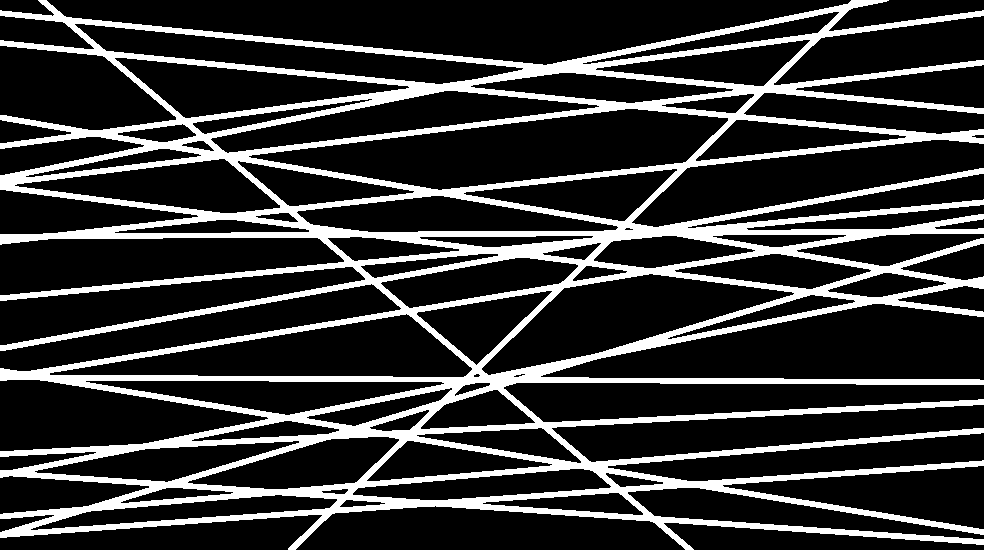
#> input picture StructuralGTEdits/pytest/data/Rectangle1/Binarized/slice0.tiff, 984 x 550 px, found by its file name
$ jupyter execute --allow-errors RotationTests.ipynb   (older library calls are emulated)
#> lines starting #> are read from the running program, lines starting #| are printed output that depends on the picture; after the words box and inside, x2 and y2 are one past the last pixel; in counts of white or black regions, pixels touching at a corner belong together
### StructuralGTEdits/base.py
import numpy as np
import igraph as ig
import gsd.hoomd
import pandas as pd
import os
import time
import shutil
import cv2 as cv
import json
import matplotlib.pyplot as plt
import matplotlib.cm as cm
import csv

from skimage.morphology import skeletonize, skeletonize_3d, binary_closing, remove_small_objects
from StructuralGTEdits import process_image, GetWeights_3d, error, convert, skel_ID, sknwEdits


# [572 lines left out: functions read, Q_img, connector, shift, oshift, isinside and 16 more, not called in this run]

### StructuralGTEdits/network.py
import numpy as np
import os
import cv2 as cv
from StructuralGTEdits import error, base, process_image, convert, sknwEdits
import json
import matplotlib.pyplot as plt
import matplotlib.cm as cm
import time
import gsd.hoomd
from skimage.morphology import skeletonize_3d, disk, binary_dilation
from skimage.measure import regionprops, label
from skimage.transform import rotate as image_rotation
import copy


# [5 lines left out: function _abs_path, not called in this run]


class _image:
    """Image object: Wrapper class for images. Should not be instantiated
    directly. Only for 2D image data. Instantiate an _image_stack object
    for 3D image data.

    """

    # [6 lines left out: function __init__, not called in this run]
        #if (max(arr.ravel()) == 1
        #        and len(np.unique(arr.ravel())) == 2):
        #    self.binary = False
        #else: self.binary = True

class _image_stack:

    def __init__(self):
        self._images = []
        self._slice_names = []
        self._index = -1

    def append(self, _slice, _slice_name):
        self._images.append(_slice)
        self._slice_names.append(_slice_name)

    def __getitem__(self, key):
        return (self._images[key], self._slice_names[key])

    def package(self):
        self._images = np.asarray(self._images)

    def __len__(self):
        return len(self._images)

    def __iter__(self):
        return self

    # [7 lines left out: function __next__, not called in this run]


class _cropper:
    """Cropper class contains methods to deal with images of different
    dimensions and their geometric modificaitons. Generally there is no need
    for the user to instantiate this directly.

    Args:
        Network (:class:`Network`:):
            The :class:`Network` object to which the cropper is associated
            with
        domain (list):
            The corners of the cuboid/rectangle which enclose the network's
            region of interest
    """

    # [114 lines left out: functions __init__, _2d, intergerise, _outer_crop, not called in this run]


class _domain():
    """Helper class which returns an infinitely large space when no explicit
    space is associated with the :class:`_domain`
    """

    def __init__(self, domain):
        if domain is None:
            self.domain = [-np.inf, np.inf]
        else:
            self.domain = domain


class _fname():
    """Class to represent file names of 2D image slices, with helper
    functions.

    Assumes each file has 3 character number, e.g. 053, followed by 3 or 4
    character extension, e.g. .tif or .tiff.

    Args:
        name (str):
            The name of the file.
        domain (_domain):
            The spatial dimensions of the associated Network object.
    """

    # [38 lines left out: functions __init__, isnumeric, isinrange, isimg, not called in this run]


class Network:
    """Generic class to represent networked image data.

    This class holds and igraph :class:`Graph` object as an attribute and
    holds additional attributes and methods for supporting geometric features
    associated images,dimensionality etc.

    Args:
        directory (str):
            The (absolute or relative) pathname for the stack of images to be
            analysed. Where 2D analysis is concerned, the directory should
            contain a single image.
        child_dir (str):
            The relative pathname for storing the binarized stack of images
            and all subsequent results.
        depth (tuple, optional):
            The file range from which should be extracted from the directory
            files. This is primarily used to analyse a subset of a very large
            directory. Cropping can be carried out after, if this argument
            is not specified.
    """

    def __init__(self, directory, child_dir="Binarized", depth=None):

        self.dir = directory
        self.child_dir = '/' + child_dir
        self.stack_dir = self.dir + self.child_dir
        self.depth = depth

        #self.img, self.slice_names = [], []
        image_stack = _image_stack()
        for slice_name in sorted(os.listdir(self.dir)):
            fname = _fname(self.dir + '/' + slice_name,
                           domain=_domain(depth))
            if (fname.isinrange and fname.isimg):
                _slice = cv.imread(self.dir + "/" + slice_name,
                                   cv.IMREAD_GRAYSCALE)
                image_stack.append(_slice, slice_name)
                #self.img.append(_slice)
                #self.slice_names.append(slice_name)

        self.image_stack = image_stack
        self.image_stack.package()
        #self.img = np.asarray(self.img)
        if len(self.image_stack)==1:
            self._2d = True
            self.dim = 2
        else:
            self._2d = False
            self.dim = 3

    # [428 lines left out: functions binarize, stack_to_gsd, G_u, Node_labelling, recon, bounded_betweenness, not called in this run]


class ResistiveNetwork(Network):
    """A :class:`Network` class with methods for analyzing flow in networks
    with linearly driven flow.
    """

    def __init__(self, *args, **kwargs):
        super().__init__(*args, **kwargs)

    # [124 lines left out: functions potential_distribution, effective_resistance, not called in this run]


class StructuralNetwork(Network):
    """A :class:`Network` class with methods for analyzing classical network
    structural parameters.
    """

    def __init__(self, directory, *args, **kwargs):
        super().__init__(directory, *args, **kwargs)

    # [50 lines left out: functions G_calc, node_calc, not called in this run]


class StructuralNetworkList(StructuralNetwork):
    """[IN PROGRESS]
    Class for analyzing images of disconnected networks, where each
    network is a discreet object of interest. :attr:`Gr` is a list of
    standard :class:`StructuralNetwork` objects.
    """

    def __init__(self, *args, **kwargs):
        super().__init__(*args, **kwargs)

    # [25 lines left out: function G_u, not called in this run]

    def __len__(self):
        return len(self.Gr)

### StructuralGTEdits/RotationTests.ipynb
#> (a cell that did not finish here is left out)

[cell 2]
import base
import numpy as np
import pandas as pd
import itertools
import network
import igraph as ig

class SelectiveNetwork(network.ResistiveNetwork):
    def __init__(self, directory):
        super().__init__(directory)

    def effectiveR(self):
        Q = np.linalg.pinv(self.L)
        self.O_eff = Q[-1,-1]+Q[-2,-2]-2*Q[-1,-2]
        return self.O_eff

#> (a cell that did not finish here is left out)

[cell 4]
#Object oriented implementation test for continuous rotations
#Isotropic analysis
"""
From Wenbing: Sheet resistance is 83 Ω/sq in one direction and 92 Ω/sq in the other one
"""
from PIL import Image
import network
import cv2 as cv
import os

#os.remove('TestData/AgNWN_iso/Binarized/rot_skel.gsd')

#> (the rest of this cell did not finish here and is left out)

g.binarize()

#thetas = np.linspace(0.001,350, 4)
thetas = (30,45,60,90)

#crop = 359

#Need to reassign weights from a temporary rotated binary image
#First write the temporary image
#Must calculate positions for the crop because this crop is origin cornered (and not origin centred, like the one above)
img_bin = cv.imread(g.stack_dir+'/slice0.tiff') #Original image
image_center = tuple(np.array(img_bin.shape[1::-1]) / 2)
short_length = img_bin.shape[img_bin.shape == max(img_bin.shape)]
long_length = max(img_bin.shape)
ISS = (short_length**2/2)**0.5
L1 = int((long_length - ISS)/2)
L3 = int(ISS+L1)
L2 = int((short_length - ISS)/2)
L4 = int(ISS+L2)
o_corn_crop = [L2,L1,L4,L3]
dims = L2-L1


R_j = 5
O_eff_df = []
Ax_df = []
Ay_df = []
theta_df = []
nodes = []
for theta in thetas:
    g.stack_to_gsd(name='rot_skel.gsd', crop=[500,1200,500,1200], rotate=theta)
    g.G_u()
    g.potential_distribution(0, [0,20], [700-20,700], R_j=R_j, rho_dim=0.659)
    base.Node_labelling(g, g.P, 'P', 'Binarized/Results.gsd')
    Ax, Ay = base.gyration_moments(g.Gr, sampling = 0.01)
    L = g.L
    Q = np.linalg.pinv(L)
    O_eff = Q[-1,-1]+Q[-2,-2]-2*Q[-1,-2]

    nodes.append(g.Gr.vcount())

    print(theta, O_eff, Ax, Ay)

    #stop


    O_eff_df.append(O_eff)
    Ax_df.append(Ax)
    Ay_df.append(Ay)
    theta_df.append(theta)

df_cont = pd.DataFrame(columns=['Theta','O_eff','Ax','Ay'])
df_cont['O_eff'] = O_eff_df
df_cont['Ax'] = Ax_df
df_cont['Ay'] = Ay_df
df_cont['Theta'] = theta_df
df_cont.to_csv('TestData/AgNWN_iso/AgNWN_iso.csv')

df_cont

#> (a cell that did not finish here is left out)

[cell 6]
#Statistical error
import numpy as np
import pandas as pd
import itertools
import base
import igraph as ig
import os
directory = 'TestData/AgNWN_Aligned/'
options = {"Thresh_method": 2, "gamma": 1.6,
           "md_filter": 0, "g_blur": 1, "autolvl": 0,
           "fg_color": 0, "laplacian": 0, "scharr": 0,
           "sobel": 0, "lowpass": 0, "asize": 11,
           "bsize": "3", "wsize": 10, "thresh": 127}

#Only need to run these once
if 1==2:
    for file in os.listdir(directory):
        try:
            base.ExpProcess(directory+file, options_dict=options)
            base.stack_to_gsd(directory+file+'/Binarized',directory+file+'/skel.gsd')
        except NotADirectoryError:
            pass
        except FileNotFoundError:
            pass
        except ImageDirectoryError:
            pass


df_group = pd.DataFrame(columns=['Axis','O_eff','Filename'])
axes_df = []
O_eff_df = []
Filename_df = []
axes = (0,1)
R_j=10
#> (the rest of this cell did not finish here and is left out)

[cell 7]
#Continuous rotation analysis
#Testing base.py implementation
#This implementation rotates the image itself

directory = '/Users/alaink/Software/StructuralGTEdits/StructuralGT/TestData/AgNWN_10um'
import base
import numpy as np
from PIL import Image
import cv2 as cv

#thetas = np.linspace(0.01,350, 36)
thetas = (60, 120)

crop = 359

o_cent_crop=[-crop,crop,-crop,crop,-crop,crop]

#Need to reassign weights from a temporary rotated binary image
#First write the temporary image
#Must calculate positions for the crop because this crop is origin cornered (and not origin centred, like the one above)
img_bin = cv.imread(directory+'/Binarized/slice0.tiff') #Original image
#> img_bin is the input picture: shape (550, 984, 3); 21.1% white; 1 white region, box (x1, y1, x2, y2) and area: (0, 0, 984, 550) 113960
image_center = tuple(np.array(img_bin.shape[1::-1]) / 2)
#> image_center = (492, 275)
short_length = img_bin.shape[img_bin.shape == max(img_bin.shape)]
#> short_length = 550
long_length = max(img_bin.shape)
#> long_length = 984
ISS = (short_length**2/2)**0.5
#> ISS = 388.9
L1 = (long_length - ISS)/2
#> L1 = 297.5
L3 = ISS+L1
#> L3 = 686.5
L2 = (short_length - ISS)/2
#> L2 = 80.55
L4 = ISS+L2
#> L4 = 469.5
o_corn_crop = (L2,L1,L4,L3)
#> o_corn_crop = (80.55, 297.5, 469.5, 686.5)

R_j = 0
O_eff_df = []
Ax_df = []
Ay_df = []
theta_df = []
#> (the rest of this cell did not finish here and is left out)

#> in stack_to_gsd, `img_slice = cv.warpAffine(img_slice, rot_mat, img_slice.shape[1::-1], ..`:
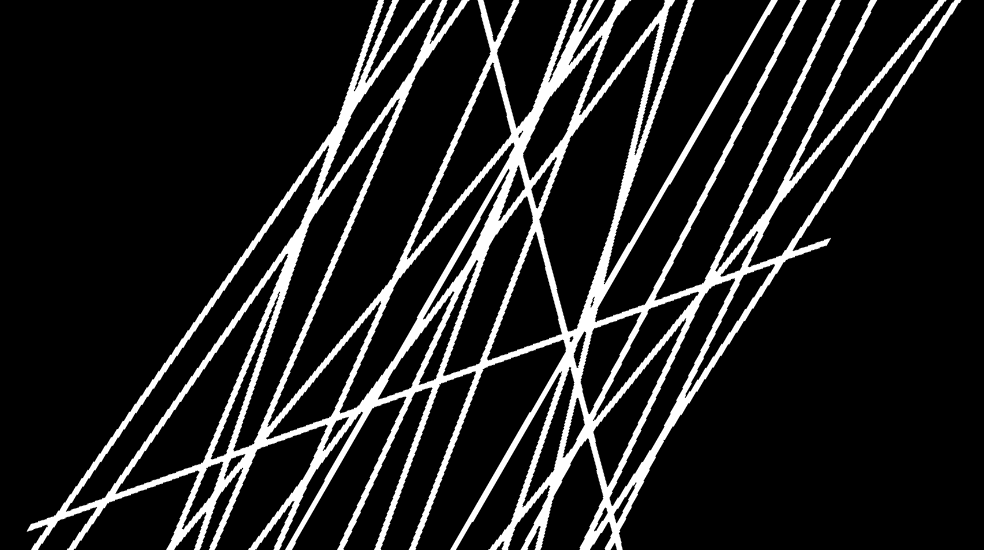
#> img_slice: shape (550, 984); min 0, max 255, mean 34.7
    with Image.open(directory+'/Binarized/slice0.tiff') as im:
        img_crop = im.crop(box=o_corn_crop)
        img_rot=im.rotate(theta*180/np.pi) #Rotate
        img_crop.save(directory+'/Rotations/slice0.tiff')

    G = base.Node_labelling(base.voltage_distribution, 'V2', directory+'/Rotations/rot_skel.gsd', directory+'/Rotations', directory+'/Rotations/rot_skel.gsd', 0, [0,20], [crop-20,crop], _2d=True, R_j=0, rho_dim=0.89)
    print(G.vcount())
    Ax, Ay = base.gyration_moments(G, sampling = 0.15)
    L = np.load(directory+'/Rotations/L.npy')
    Q = np.linalg.pinv(L)
    O_eff = Q[-1,-1]+Q[-2,-2]-2*Q[-1,-2]

    O_eff_df.append(O_eff)
    Ax_df.append(Ax)
    Ay_df.append(Ay)
    theta_df.append(theta)

df_cont = pd.DataFrame(columns=['Theta','O_eff','Ax','Ay'])
df_cont['O_eff'] = O_eff_df
df_cont['Ax'] = Ax_df
df_cont['Ay'] = Ay_df
df_cont['Theta'] = theta_df
df_cont.to_csv('AgNWN.csv')

[cell 8]
df_cont = pd.DataFrame(columns=['Axis','thets','O_eff'])
df_cont['O_eff'] = O_eff_df
df_cont['Ax'] = Ax_df
df_cont['Ay'] = Ay_df
df_cont['Theta'] = theta_df

df_cont

[cell 9]
directory = 'TestData/AgNWN_Aligned/'
#> (the rest of this cell did not finish here and is left out)

[cell 10]
import random
import numpy as np
arr=np.array([1,2,3,4,1,2,1,2,3,3])
mask = np.random.rand(10) > 0
mask

[cell 11]
arr[mask]

[cell 12]
#Test gyration moments estimations
import base
import random
import time
directory = '/Users/alaink/Software/StructuralGTEdits/StructuralGT/TestData/AgNWN_10um/Binarized'

axis=1
#VC,G=base.voltage_distribution(directory, directory+'/skel.gsd', axis, [0,20], [780,800], crop=[0,800,0,800,0,800], _2d=True, R_j=10, rho_dim=0.89)

def gyration_moments(G, sampling=1):
#Serial implementation
    Ax=0
    Ay=0
    node_count = np.asarray(list(range(G.vcount())))
    mask = np.random.rand(G.vcount()) > (1-sampling)
    trimmed_node_count = node_count[mask]
    for i in trimmed_node_count:
        for j in trimmed_node_count:
            if i >= j:    #Symetric matrix
                continue
            path = G.get_shortest_paths(i,to=j)
            Ax_term = 0
            Ay_term = 0
            for hop_s,hop_t in zip(path[0][0:-1],path[0][1::]):
                weight = G.es[G.get_eid(hop_s,hop_t)]['weight']
                Ax_term = Ax_term + ((weight*(int(G.vs[hop_s]['o'][0])-int(G.vs[hop_t]['o'][0])))**2)
                Ay_term = Ay_term + ((weight*(int(G.vs[hop_s]['o'][1])-int(G.vs[hop_t]['o'][1])))**2)
            Ax = Ax + (Ax_term)
            Ay = Ay + (Ay_term)

    return Ax, Ay


#> (the rest of this cell did not finish here and is left out)

[cell 13]
import os
from PIL import Image
crop = [0,0,1536,1018]
#> (the rest of this cell did not finish here and is left out)

[cell 14]
#Rotation matrix test
#Generally ineffective implementation (transforms positions after reading)
directory = '/Users/alaink/Software/StructuralGTEdits/StructuralGT/TestData/AgNWN_10um'
import gsd.hoomd
import matplotlib.pyplot as plt
from numpy import logical_and as a
from scipy.spatial.transform import Rotation as R
from PIL import Image
from skimage.morphology import binary_closing, ball, diamond, square, disk
#Crop to outer square
outer_crop = 1000
crop = [0,outer_crop,0,outer_crop,0,outer_crop]
#> (the rest of this cell did not finish here and is left out)
